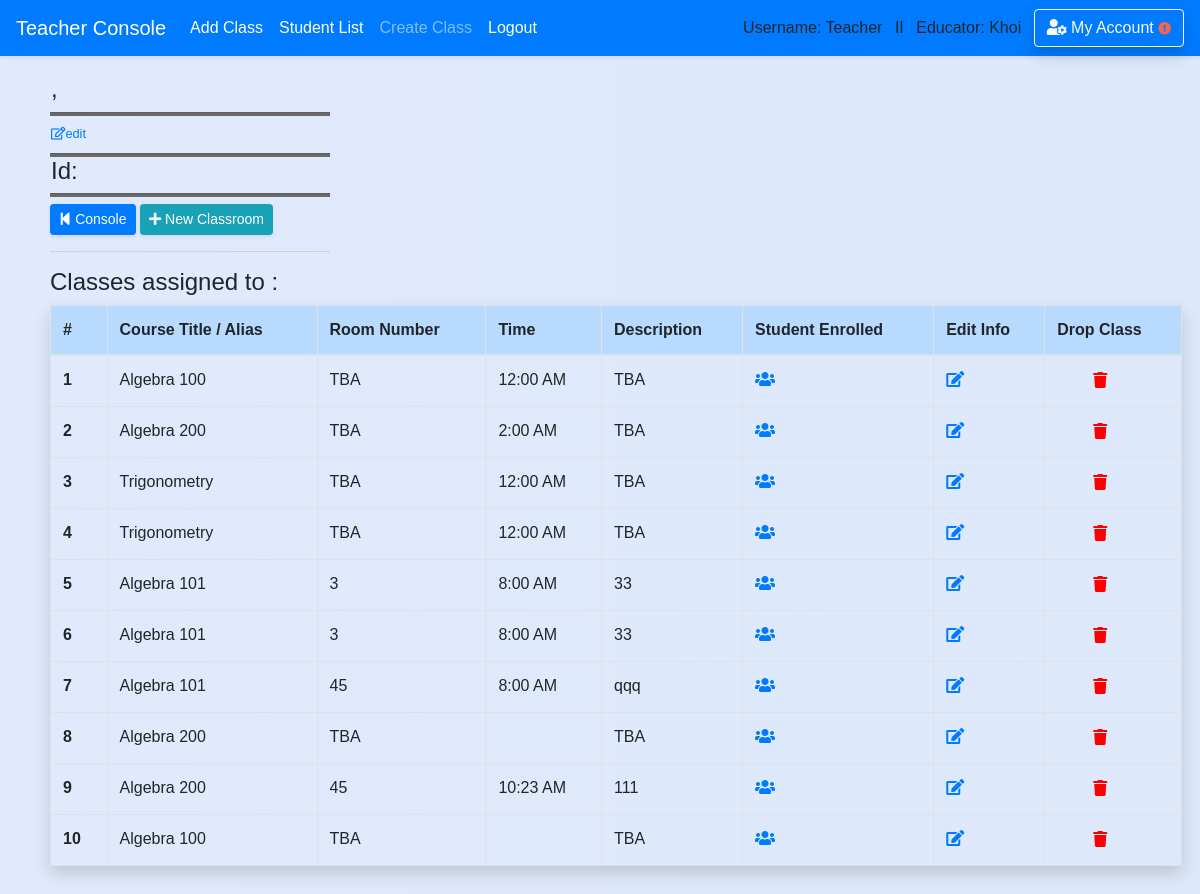
The page /teacher/classroom (signed in) on the database as committed earlier.
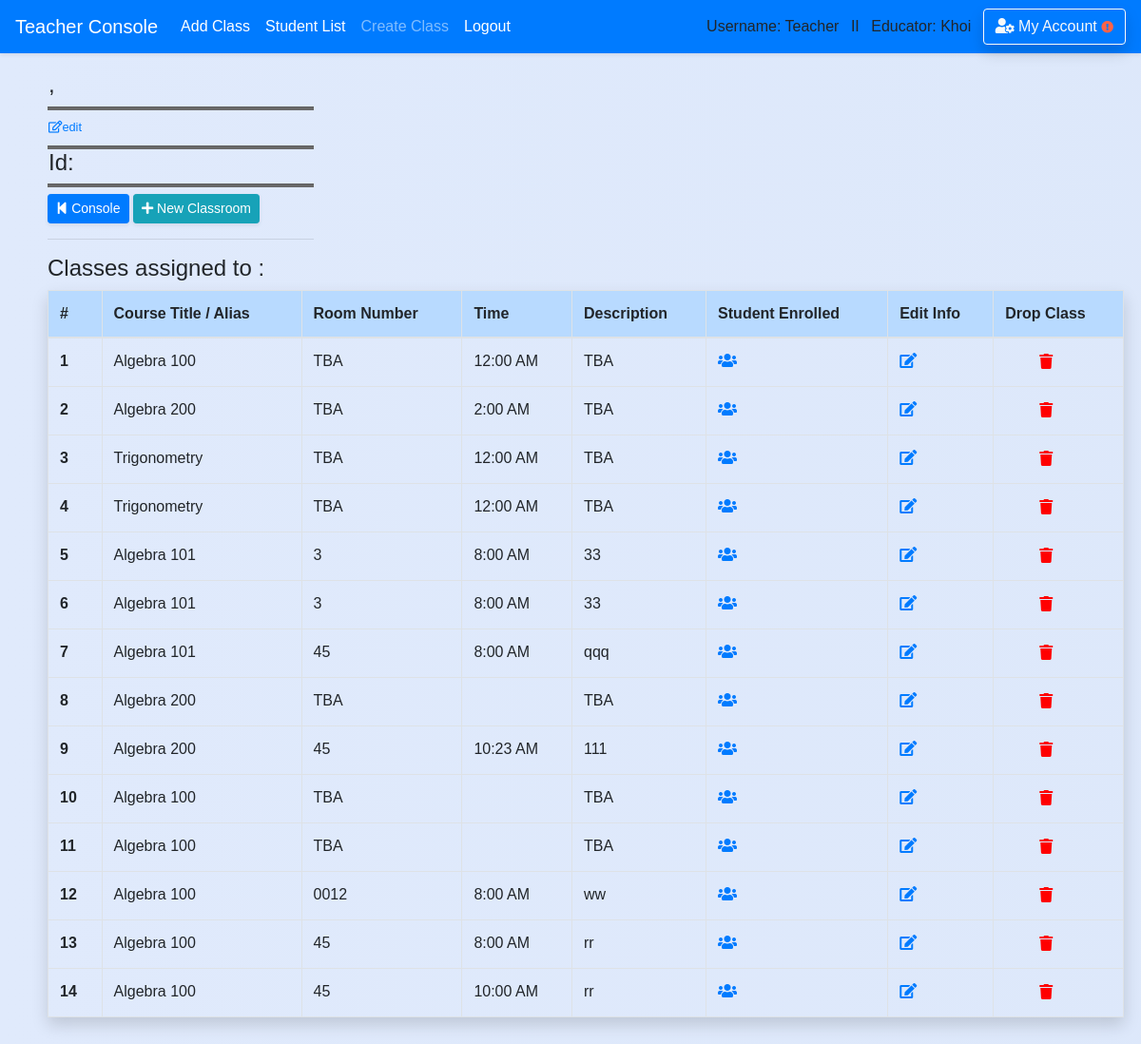
The same page on the database as committed later.
### school_app/models.py (models this page shows, shortened)
class Classroom(models.Model):
    course_title = models.CharField(max_length=50,default='')
    course_number = models.CharField(max_length=20,default='')
    teacher_name = models.CharField(max_length=50,default='')
    teacher_idx = models.CharField(max_length=10,default='')
    room_number = models.CharField(max_length=10,default='TBA')
    time = models.TimeField(blank=True,null=True)
    description = models.CharField(max_length=300,default='TBA')
    is_archive = models.BooleanField(default=False)
    semester = models.CharField(max_length=50,default='')
    year = models.CharField(max_length=4,default='')
    teacher = models.ForeignKey('Teacher',blank=True, null=True, on_delete = models.SET_NULL, related_name='classroom_by_teacher')
    course = models.ForeignKey('Course',blank=True, null=True, on_delete = models.SET_NULL, related_name='course_in_classroom')
    student = models.ManyToManyField(Student, blank=True)

### school_app/views_logged.py (the view)
# urls.py: path('teacher/classroom', views_logged.classroom, name='classroom_list'),
def classroom(request,course_id=None):
    if is_login(request) == False:
        return redirect('/login')
    if is_login(request) == True:
        if request.user.profile.is_teacher == False:
            messages.warning(request, "You don't have Instructor's Privilege!")
            return redirect('/')
        course = Course.objects.filter(id=course_id).first()
        classes = Classroom.objects.filter(course=course)
        time_list = []
        for cla in classes:
            time_list.append(cla.time)
        conflict_index=[]
        for time in time_list:
            for index, time2 in enumerate(time_list):
                count = 0
                if time == time2:
                    count += 1
                    if count >= 2:
                        conflict_index.append(index+1)
        return render(request,'teacher/classroom/view_classroom.html',
        {'classes':classes,'course':course,'conflict_index':conflict_index})

### school_app/views_functions.py (called while the page is built)
def is_login(request):
    if not request.user.is_authenticated:
        messages.warning(request, "Please Login or Create an Account.")
        return False
    return True

### school_app/templates/teacher/classroom/view_classroom.html (shortened to what this page needs)
{% extends 'base.html' %}
{% block content %}
<div class='content'>
  <div class="container-fuild form-row" style='width:100%'>
    <div class="col-md-6">
        <div style="width: 280px">
        <h4 style='padding-left: 1px'>{{ course.semester }}, {{ course.year }}</h4>
        <hr class='hr-line'/>
        <h4 style='padding-left: 1px'>{{ course.course_title }}
        <a href='{% url "edit_course" course_id=course.id  %}'><h6 style='display:inline'><small><i class="far fa-edit"></i>edit</small></h6></a>
        </h4>
        <hr class='hr-line'/>
        <h4 style='padding-left: 1px'>Id: {{course.course_number}}</h4>
        <hr class='hr-line'/>
          <a href='{% url "teacher" %}' class="btn btn-sm btn-primary shadow-sm" ><i class="fas fa-step-backward"></i> Console</a></a>
          <a href='{% url "add_classroom" course_id=course.id %}' class="btn btn-info btn-sm shadow-sm" role="button"><i class="fas fa-plus"></i> New Classroom</a>
        <hr/></div></div>
        <div class="col-md-5">
        </div></div>
        {% if classes %}
          <h5><big>Classes assigned to {{ course.course_title }} :</big></h5>
          <div class='mr-2'>
          <table class="table table-hover table-bordered pad-right-table shadow ">
            <thead class='table-primary'>
            <tr>
              <th scope="col" style="width: 5%">#</th>
              <th scope="col">Course Title / Alias</th>
              <th scope="col">Room Number</th>
              <th scope="col">Time</th>
              <th scope="col">Description</th>
              <th scope="col">Student Enrolled</th>
              <th scope="col">Edit Info</th>
              <th scope="col">Drop Class</th>
            </tr>
            </thead>
            <tbody>
        {% for class in classes %}
            <tr>
              <th scope="row">{{ forloop.counter }}</th>
              <td>{{ class.course_title }}</td>
              <td>{{ class.room_number }}</td>
              <td>{{ class.time|time:"g:i A" }}</td>
              <td>{{ class.description }}</td>
              <td>
                <a href='{% url "edit_course" course_id=course.id %}'><i class="fas fa-users"></i></a>
              </td>
              <td>
                <a href='{% url "edit_classroom" classroom_id=class.id %}'><i class="fas fa-edit"></i></a>
              </td>
              <td>
                <form action='/teacher/classroom/detached_classroom/' method='post'>{% csrf_token %}
                  <button type='submit' style='border:none;background:none;cursor: pointer;cursor: hand;'>
                  <i style='color:red' class="fas fa-trash test" data-toggle="popover" data-placement="top" data-trigger="hover" data-content="Alert!"></i>
                  </button>
                </form>
              </td>
            </tr>
        {% endfor %}
            </tbody>
          </table>
        {% else %}
        <h5><div class="alert-inherit alert-info shadow-sm" role="alert"><i class="fas fa-exclamation"></i> No Classes assigned to this course.</div></h5>
        {% endif %}
</div></div><br>
{% endblock %}

Rows that differ between the two databases and show on the page:
now on this page (row edited): Classroom: course_title "Algebra 100", room_number "TBA", description "TBA"
now on this page (row edited): Classroom: course_title "Algebra 100", room_number "0012", time "8:00 AM", description "ww"
now on this page (row edited): Classroom: course_title "Algebra 100", room_number "45", time "8:00 AM", description "rr"
now on this page (row edited): Classroom: course_title "Algebra 100", room_number "45", time "10:00 AM", description "rr"
